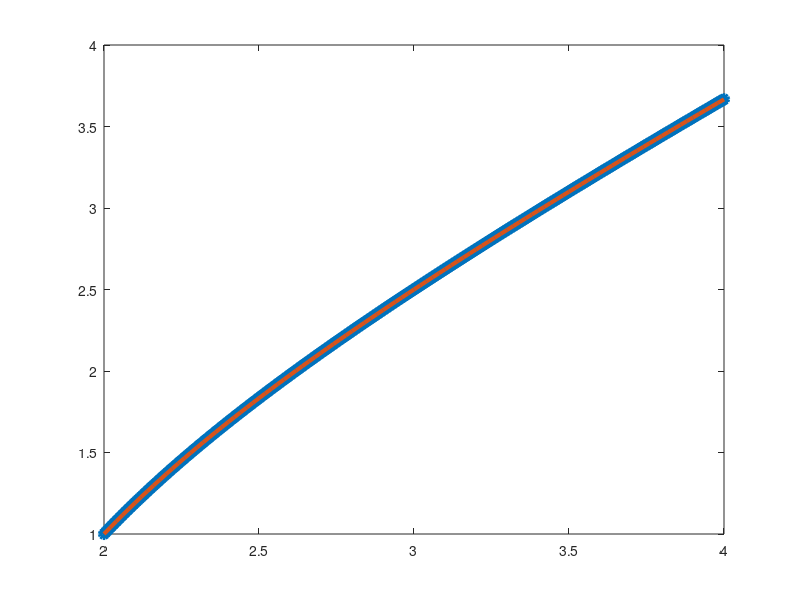

Source code (MATLAB):
% Euler's Method

% Input
a = 2; b = 4; h = 0.005; alpha = 1;
f = @(t, y) 1 + (t - y)^2.;
y = @(t) t + 1/(1 - t);

% Step 1
N = (b-a)/h;
t = zeros(N+1, 1);
w = zeros(N+1, 1);
M = 2; L = 2/3;
t(1) = a; w(1) = alpha;
fprintf('t \t\t\t w \t\t\t y \t\t\t Error \t\t Upper-bound\n')
fprintf('%f \t %f \t %f \t %f \t %f\n', t(1), w(1), y(t(1)), abs(w(1) - y(t(1))), h*M*(exp(L*(t(1) - a)) - 1)/(2*L))

% Step 2
for i = 1:N
    w(i+1) = w(i) + h*f(t(i), w(i));
    t(i+1) = a + i*h;
    error = abs(y(t(i+1)) - w(i+1));
    error_bound = h*M*(exp(L*(t(i+1) - a)) - 1)/(2*L);
    fprintf('%f \t %f \t %f \t %f \t %f\n', t(i+1), w(i+1), y(t(i)), error, error_bound)
end

% Plot
plot(t, w, 'o', 'LineWidth', 3)

% Also plot the exact solution
hold on
num_plot = 100;
t_plot = zeros(num_plot+1,1);
y_plot = zeros(num_plot+1,1);
h_plot = (b-a)/num_plot;

t_plot(1) = a;
y_plot(1) = y(t(1));

for i = 1:num_plot
    t_plot(i+1) = a + i*h_plot;
    y_plot(i+1) = y(t_plot(i+1));
end

plot(t_plot, y_plot, 'LineWidth', 3);
